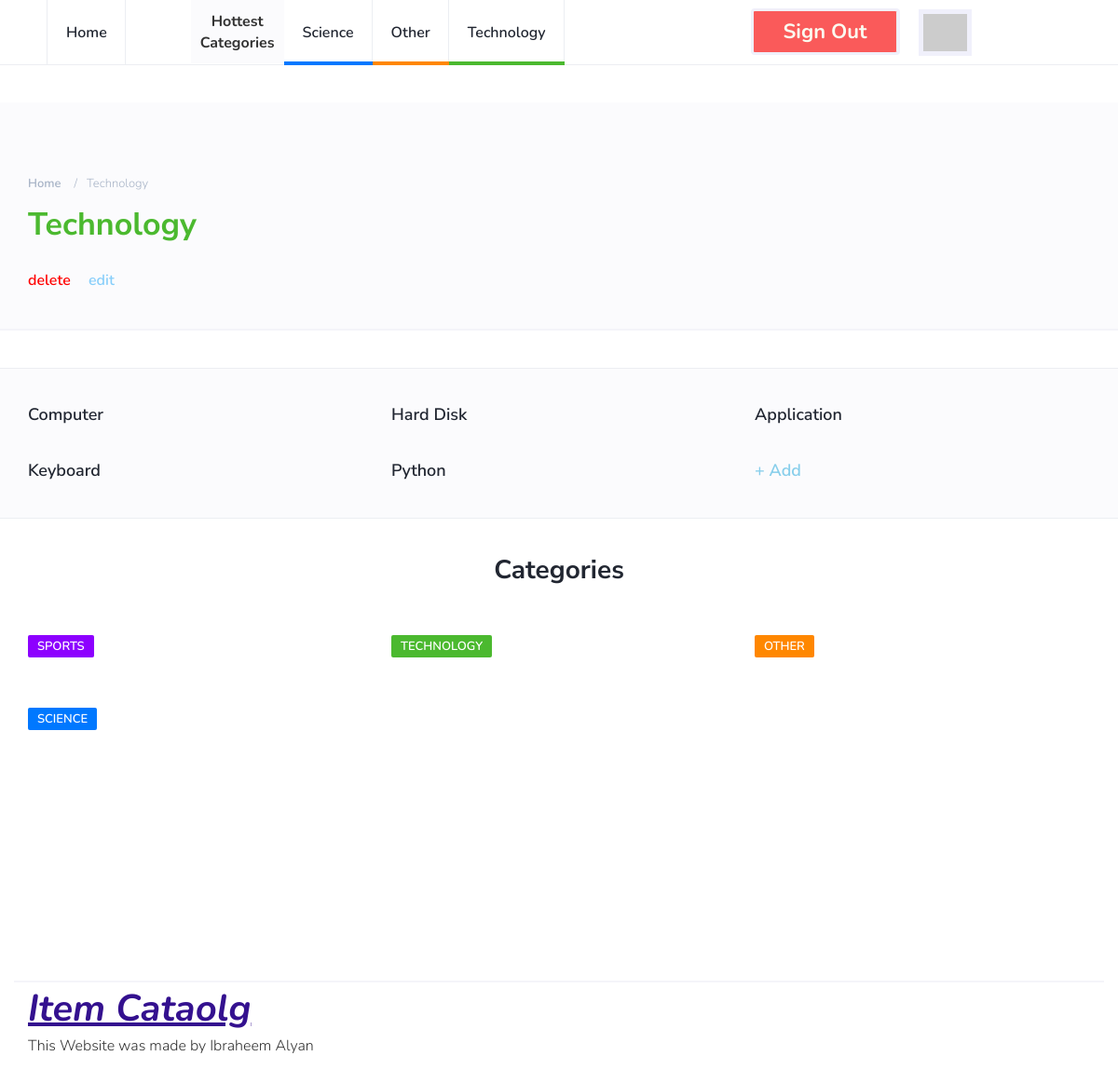
/catalog/Technology/items (signed in), run on an earlier commit of the app's database.
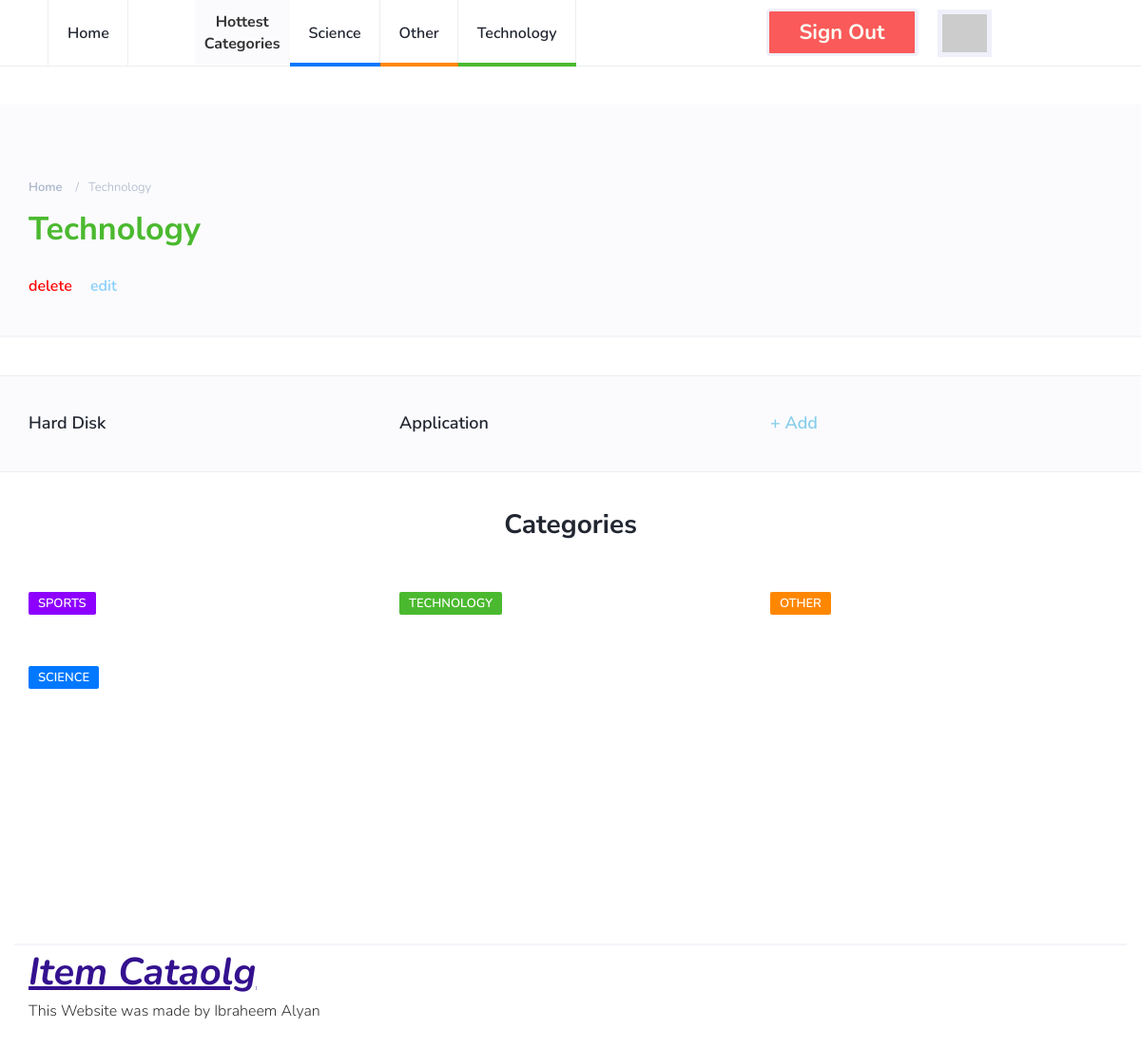
And on a later commit of the database.
### database_setup.py (models this page shows, shortened)
class Category(Base):
    __tablename__ = 'category'
    id = Column(Integer, primary_key = True)
    name =Column(String(80), nullable = False)

class Item(Base):
    __tablename__ = 'item'
    id = Column(Integer, primary_key=True)
    title = Column(String(100), nullable=False)
    description = Column(String(1000), nullable=False)
    author_id = Column(Integer, ForeignKey('user.id'))
    author = relationship(User)
    cat_id = Column(Integer, ForeignKey('category.id'))
    category = relationship(Category, single_parent=True)

### project.py (the view, shortened to what this page needs)
@app.route('/catalog/<string:cat_name>/items')
def view_category_items(cat_name):
    db = DBSession()
    top_categories = db.query(Category).order_by(desc(Category.id)).limit(3)
    categories = db.query(Category)
    category = None
    items = None
    try:
        category = db.query(Category).filter_by(name = cat_name).one()
    except NoResultFound:
        db.close()
        return render_template("errors/category_404.html", cat_name=cat_name)
    try:
        items = db.query(Item).filter_by(cat_id = category.id)
    except NoResultFound:
        db.close()
        return render_template("errors/category_empty.html", cat_name=cat_name)
    db.close()
    if 'signed' not in session:
        session['signed'] = False
    if session['signed']:
        return render_template("category.html",
                               items = items,
                               categories = categories,
                               delete_url = (str(request.path)[:-6] + "/delete"),
                               edit_url = (str(request.path) + "/edit"),
                               top_categories = top_categories,
                               category = category,
                               user_dict = session["user_data_dict"])

### templates/category.html
{% extends "main.html" %}
{% block content %}
		<div class="page-header" style="margin-top:40px;padding-bottom:40px;">
			<div class="container">
				<div class="row">
					<div class="col-md-10">
						<ul class="page-header-breadcrumb">
							<li><a href="https://localhost:5000/">Home</a></li>
							<li>{{ category.name }}</li>
						</ul>
						<h1 class="cat-{{ ((category.id + 2 ) % 4) + 1 }}-title">{{ category.name }}</h1>
					</div>
				</div>
				<div style="padding-top:30px">
		        <a href="{{ delete_url }}" style="padding-right: 15px; color: red;"> delete </a>
		        <a href="{{ edit_url }}" style="color: lightskyblue;"> edit </a>
		    </div>
			</div>
		</div>
		<div class="section">
		</div>
		<div class="section section-grey">
			<div class="container">
				<div class="row">
					{% for i in items %}
					<div class="col-md-4">
						<div class="post">
							<div class="post-body">
								<h3 class="post-title"><a href="{{ '/catalog/' + i.category.name + '/' + i.title }}"> {{ i.title }} </a></h3>
							</div>
						</div>
					</div>
					{% endfor %}
					<div class="col-md-4">
						<div class="post">
							<div class="post-body">
								<h3 class="post-title"><a href="/catalog/new-item?cc={{category.id}}" style="color:skyblue"> + Add </a></h3>
							</div>
						</div>
					</div>
				</div>
			</div>
		</div>
{% endblock %}

### templates/main.html (shortened to what this page needs)
<!DOCTYPE html>
<html lang="en">
	<head>
		<link type="text/css" rel="stylesheet" href="https://localhost:5000/css/bootstrap.min.css"/>
		<link rel="stylesheet" href="https://localhost:5000/css/font-awesome.min.css">
		<link type="text/css" rel="stylesheet" href="https://localhost:5000/css/style.css"/>
    </head>
	<body>
		<header id="header">
			<div id="nav">
				<div id="nav-fixed">
					<div class="container">
						<ul class="nav-menu nav navbar-nav">
							<li><a href="https://localhost:5000/">Home</a></li>
							<li id="sep"> Hottest <br> Categories </li>
							{% for c in top_categories %}
							<li class="cat-{{ ((c.id + 2 ) % 4) + 1 }}"><a href="{{ '/catalog/' + c.name + '/items' }}">{{ c.name }}</a></li>
							{% endfor %}
              {% if not user_dict %}
              <li><a href="{{ url_for('internal_sign_up') }}" class="btn green" style="padding:12px 15px 12px 15px;">Sign up</a></li>
              <li><a href="{{ url_for('login') }}" class="btn red" style="padding:12px 15px 12px 15px;margin-left:20px">Log in</a></li>
              {% else %}
              <li><a href="{{ url_for('revoke') }}" class="btn red" style="padding: 12px 15px 12px 15px;">Sign out</a></li>
							<li><img src="{{ user_dict['picture'] }}" id="profile_img"></li>
              {% endif %}
            </ul>
					</div>
				</div>
			</div>
		</header>
    {% block content %}
    {% endblock %}
		<div class="section">
			<div class="container">
				<div class="row">
					<div class="col-md-12">
						<div class="section-title text-center">
							<h2>Categories</h2>
						</div>
					</div>
					{% for c in categories %}
					<div class="col-md-4">
						<div class="post">
							<div class="post-body">
								<div class="post-meta">
									<a class="post-category cat-{{ ((c.id + 2 ) % 4) + 1 }}" href="{{ '/catalog/' + c.name + '/items' }}">{{ c.name }}</a>
								</div>
							</div>
						</div>
					</div>
					{% endfor %}
				</div>
			</div>
		</div>
		<footer id="footer">
			<div class="container">
							<ul class="footer-nav">
								<li><a href="https://localhost:5000/" style="font-size:40px;font-weight:bold;font-style:italic;color:#34118f;text-decoration:underline;">Item Cataolg</a></li>
							</ul>
							<div class="post-body">
								This Website was made by Ibraheem Alyan
							</div>
						</div>
		</footer>
	</body>
</html>

What changed in the data, as far as the page shows it:
removed Item: title "Computer"
no longer on this page (row edited): Item: title "Keyboard"
removed Item: title "Python"
